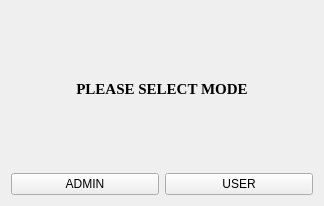
<?xml version="1.0" encoding="UTF-8"?>
<ui version="4.0">
 <class>Mode</class>
 <widget class="QWidget" name="Mode">
  <property name="geometry">
   <rect>
    <x>0</x>
    <y>0</y>
    <width>324</width>
    <height>206</height>
   </rect>
  </property>
  <property name="windowTitle">
   <string>Mode</string>
  </property>
  <layout class="QGridLayout" name="gridLayout">
   <item row="0" column="0">
    <layout class="QVBoxLayout" name="verticalLayout">
     <item>
      <widget class="QLabel" name="modeSelectLabel">
       <property name="font">
        <font>
         <family>Times New Roman</family>
         <pointsize>11</pointsize>
         <bold>true</bold>
        </font>
       </property>
       <property name="text">
        <string>PLEASE SELECT MODE</string>
       </property>
       <property name="alignment">
        <set>Qt::AlignCenter</set>
       </property>
      </widget>
     </item>
     <item>
      <layout class="QHBoxLayout" name="horizontalLayout">
       <item>
        <widget class="QPushButton" name="adminButton">
         <property name="text">
          <string>ADMIN</string>
         </property>
        </widget>
       </item>
       <item>
        <widget class="QPushButton" name="userButton">
         <property name="text">
          <string>USER</string>
         </property>
        </widget>
       </item>
      </layout>
     </item>
    </layout>
   </item>
  </layout>
 </widget>
 <layoutdefault spacing="6" margin="11"/>
 <resources/>
 <connections/>
</ui>
